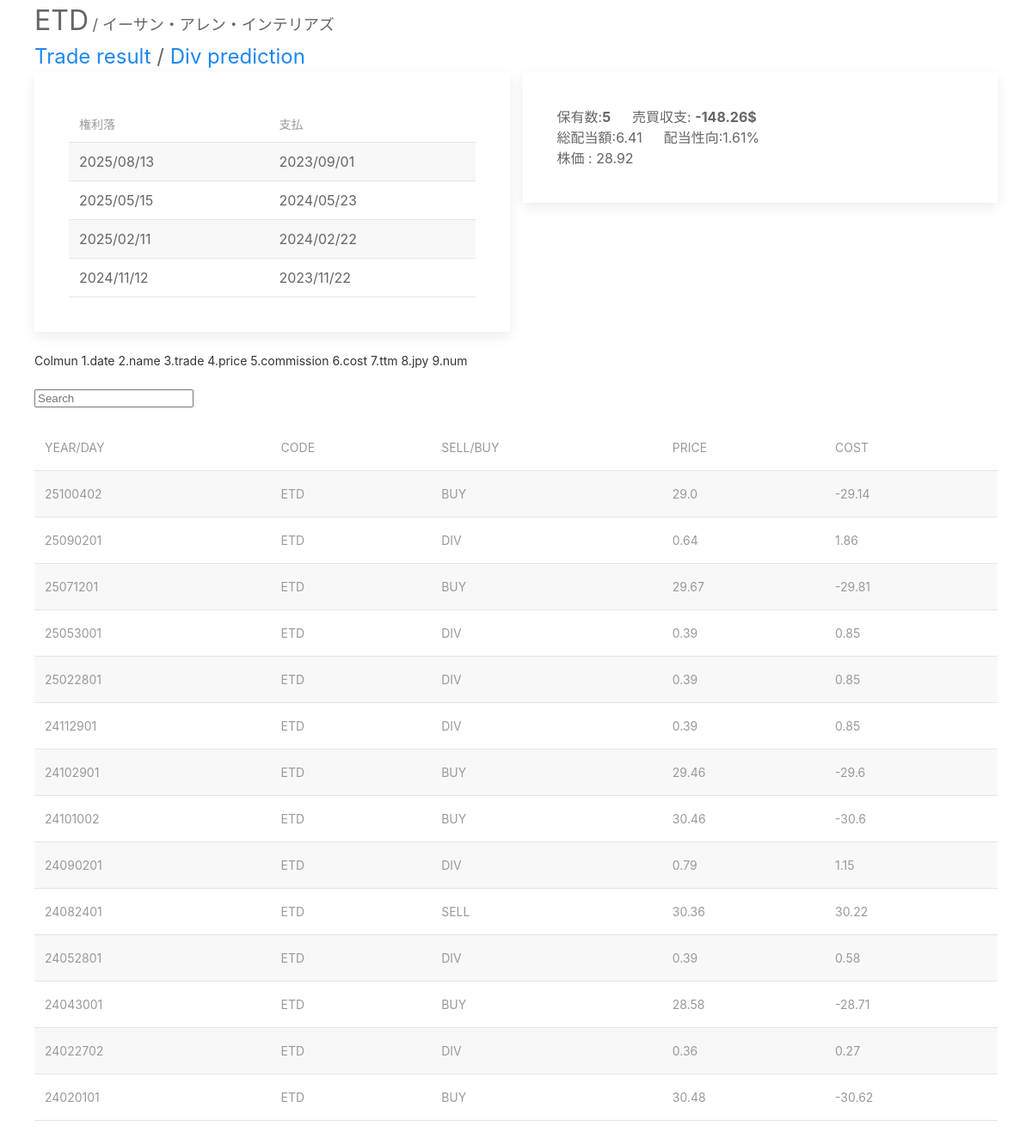
/corp/ETD, run on the app's committed database.
### tables this page shows
CREATE TABLE corp(name,name_jp, price text, stock_num, stock_cost);

CREATE TABLE exdiv(corp,exdiv,div, month text);

CREATE TABLE trade(date,name,trade,price,commission,cost,ttm,jpy, num integer);

### app.py (the view)
@app.route('/corp/<string:cname>')
def corp(cname):
    div_sum=0
    buy_sum=0
    buysell_sum=0
    div_ratio=0
    con = get_db()
    cur = con.execute("select *,rowid from trade where name='"+cname+"' order by date desc")
    data = cur.fetchall()
    cur = con.execute("select rowid,* from corp where name='"+cname+"'")
    corp_data=cur.fetchall()
    cur = con.execute("select * from exdiv where corp='"+cname+"' order by exdiv desc")
    exdiv_data=cur.fetchall()
    print(corp_data[0][2])
    cur=con.execute("select sum(cost) from trade where name='"+cname+"' and trade='div'")
    div_sum=cur.fetchone()[0]
    if div_sum is None:
        div_sum=0;
    else:
        div_sum=round(div_sum,2)
    cur=con.execute("select sum(cost) from trade where name='"+cname+"' and trade='buy'")
    buy_sum=cur.fetchone()[0]
    if buy_sum is None:
        buy_sum=0
    else:
        buy_sum=buy_sum*(-1)
        buy_sum=round(buy_sum,2)
    cur=con.execute(f"select price from corp where name='{cname}'")
    last_price=cur.fetchone()[0]
    cur=con.execute("select sum(cost) from trade where name='"+cname+"' and trade in ('buy','sell')")
    buysell_sum=cur.fetchall()[0][0]
    if buysell_sum is None:
        buysell_sum=0
    else:
        buysell_sum=round(buysell_sum,2)
    cur=con.execute("select cost,num from trade where name='"+cname+"' and trade='div' order by date desc limit 1")
    tmp1=cur.fetchall()
    print(tmp1)
    if not tmp1:
        print("null")
    elif tmp1[0] is None:
        print("None")
    else:
        print("else")
    con.close()
    stock=0
    for trade in data:
        if trade[2]=="buy":
            stock=stock+trade[8]
        elif trade[2]=="sell":
            stock=stock-trade[8]
    if not tmp1:
        div_ratio=0
    else:
        div_ratio=tmp1[0][0]/tmp1[0][1]/float(last_price)*100
        div_ratio=round(div_ratio,2)
        print(div_ratio,"%")
        print("test")
    return render_template('corp.html',cname=cname,data=data,corp_data=corp_data,exdiv_data=exdiv_data,stock=stock,div_sum=div_sum,buy_sum=buy_sum,last_price=last_price,buysell_sum=buysell_sum,div_ratio=div_ratio)

### app.py (called while the page is built)
def get_db():
    if 'db' not in g:
        g.db = sqlite3.connect('stock.db')
    return g.db

### templates/corp.html (shortened to what this page needs)
<!DOCTYPE html>
<html lang="jp">
<head>
</head>
<body>
<div class="uk-container">
    <div>
      <font size="6">{{cname}}</font>
      <font size="4">/ {{corp_data[0][2]}}</font>
      <br>
      <font size="5"><a href="{{url_for('index')}}">Trade result</a> / <a href="http://localhost:5000/div_ditale">Div prediction</a></font>
    </div>
    <div>{% include "corp/exdiv.html" %}</div>
    <div><h6>Colmun 1.date 2.name 3.trade 4.price 5.commission 6.cost 7.ttm 8.jpy 9.num</h4></div>
    <div id="users">
        <input class="search" placeholder="Search" />
        <table id="tablesql" class="uk-table uk-table-striped">
            <thead>
                <tr>
                    <th>year/day</th>
                    <th>Code</th>
                    <th>Sell/Buy</th>
                    <th>price</th>
                    <th>cost</th>
                </tr>
            </thead>
            <tbody class="list">
                {% for item in data %}
                <tr>
                    <th class="dat">{{item[0]}}</th>
                    <th class="nm">{{item[1]}}</th>
                    <th class="sell">{{item[2]}}</th>
                    <th>{{item[3]}}</th>
                    <th align="right">{{item[5]}}</th>
                </tr>
                {% endfor %}
            </tbody>
        </table>
    </div>
</div>
</body>
<link rel="stylesheet" href="{{ url_for('static', filename='css/css/uikit.min.css') }}">
</html>

### templates/corp/exdiv.html (shortened to what this page needs)
<div class="uk-grid-small  uk-child-width-expand@s" uk-grid>
  <div>
   <div class="uk-card uk-card-default uk-card-body">
     <table id="tablesql"class="uk-table uk-table-small uk-table-striped">
       <thead>
	 <tr>
	   <th>権利落</th>
	   <th>支払</th>
	 </tr>
       </thead>
       <tbody>
	 {% for item in exdiv_data %}
	 <tr>
	   <td>{{item[1]}}</td>
	   <td>{{item[2]}}</td>
	 </tr>
	 {% endfor %}
       </tbody>
     </table>
   </div>
  </div>
  <div>
   <div class="uk-card uk-card-default uk-card-body">
     <div>保有数:<strong>{{stock}}</strong>  &emsp; 売買収支:&nbsp;<strong>{{buysell_sum}}$</strong></div>
     <div>総配当額:{{div_sum}} &emsp; 配当性向:{{div_ratio}}%</div>
     <div>株価 : {{last_price}}</div>
   </div>
  </div>
</div>

### data on the page
corp: name_jp "イーサン・アレン・インテリアズ", price "28.92"
exdiv: exdiv "2025/08/13", div "2023/09/01"
exdiv: exdiv "2025/05/15", div "2024/05/23"
exdiv: exdiv "2025/02/11", div "2024/02/22"
exdiv: exdiv "2024/11/12", div "2023/11/22"
trade: date "25100402", name "ETD", trade "BUY", price "29.0", cost "-29.14"
trade: date "25090201", name "ETD", trade "DIV", price "0.64", cost "1.86"
trade: date "25071201", name "ETD", trade "BUY", price "29.67", cost "-29.81"
trade: date "25053001", name "ETD", trade "DIV", price "0.39", cost "0.85"
trade: date "25022801", name "ETD", trade "DIV", price "0.39", cost "0.85"
trade: date "24112901", name "ETD", trade "DIV", price "0.39", cost "0.85"
trade: date "24102901", name "ETD", trade "BUY", price "29.46", cost "-29.6"
trade: date "24101002", name "ETD", trade "BUY", price "30.46", cost "-30.6"
trade: date "24090201", name "ETD", trade "DIV", price "0.79", cost "1.15"
trade: date "24082401", name "ETD", trade "SELL", price "30.36", cost "30.22"
trade: date "24052801", name "ETD", trade "DIV", price "0.39", cost "0.58"
trade: date "24043001", name "ETD", trade "BUY", price "28.58", cost "-28.71"
trade: date "24022702", name "ETD", trade "DIV", price "0.36", cost "0.27"
trade: date "24020101", name "ETD", trade "BUY", price "30.48", cost "-30.62"

### other printed values
{{ cname }} "ETD"
{{ stock }} "5"
{{ buysell_sum }} "-148.26"
{{ div_sum }} "6.41"
{{ div_ratio }} "1.61"
